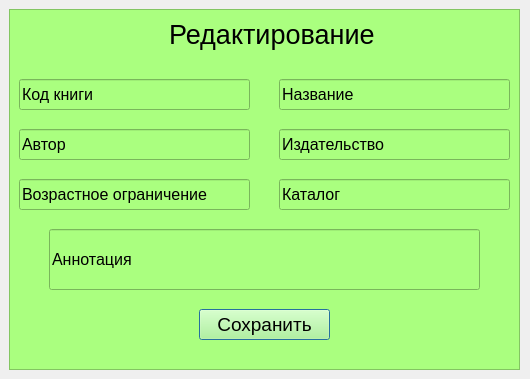
<?xml version="1.0" encoding="UTF-8"?>
<ui version="4.0">
 <class>Dialog</class>
 <widget class="QDialog" name="Dialog">
  <property name="geometry">
   <rect>
    <x>0</x>
    <y>0</y>
    <width>530</width>
    <height>379</height>
   </rect>
  </property>
  <property name="windowTitle">
   <string>Редактирование_книги</string>
  </property>
  <widget class="QFrame" name="frame">
   <property name="geometry">
    <rect>
     <x>9</x>
     <y>9</y>
     <width>511</width>
     <height>361</height>
    </rect>
   </property>
   <property name="styleSheet">
    <string notr="true">background-color:rgb(170, 255, 127)</string>
   </property>
   <property name="frameShape">
    <enum>QFrame::StyledPanel</enum>
   </property>
   <property name="frameShadow">
    <enum>QFrame::Raised</enum>
   </property>
   <widget class="QLabel" name="label">
    <property name="geometry">
     <rect>
      <x>160</x>
      <y>10</y>
      <width>211</width>
      <height>31</height>
     </rect>
    </property>
    <property name="font">
     <font>
      <pointsize>20</pointsize>
     </font>
    </property>
    <property name="text">
     <string>Редактирование</string>
    </property>
   </widget>
   <widget class="QLineEdit" name="lineEdit">
    <property name="geometry">
     <rect>
      <x>10</x>
      <y>70</y>
      <width>231</width>
      <height>31</height>
     </rect>
    </property>
    <property name="font">
     <font>
      <pointsize>12</pointsize>
     </font>
    </property>
    <property name="text">
     <string>Код книги</string>
    </property>
   </widget>
   <widget class="QLineEdit" name="lineEdit_2">
    <property name="geometry">
     <rect>
      <x>270</x>
      <y>70</y>
      <width>231</width>
      <height>31</height>
     </rect>
    </property>
    <property name="font">
     <font>
      <pointsize>12</pointsize>
     </font>
    </property>
    <property name="text">
     <string>Название</string>
    </property>
   </widget>
   <widget class="QLineEdit" name="lineEdit_3">
    <property name="geometry">
     <rect>
      <x>10</x>
      <y>120</y>
      <width>231</width>
      <height>31</height>
     </rect>
    </property>
    <property name="font">
     <font>
      <pointsize>12</pointsize>
     </font>
    </property>
    <property name="text">
     <string>Автор</string>
    </property>
   </widget>
   <widget class="QLineEdit" name="lineEdit_4">
    <property name="geometry">
     <rect>
      <x>270</x>
      <y>120</y>
      <width>231</width>
      <height>31</height>
     </rect>
    </property>
    <property name="font">
     <font>
      <pointsize>12</pointsize>
     </font>
    </property>
    <property name="text">
     <string>Издательство</string>
    </property>
   </widget>
   <widget class="QLineEdit" name="lineEdit_5">
    <property name="geometry">
     <rect>
      <x>10</x>
      <y>170</y>
      <width>231</width>
      <height>31</height>
     </rect>
    </property>
    <property name="font">
     <font>
      <pointsize>12</pointsize>
     </font>
    </property>
    <property name="text">
     <string>Возрастное ограничение</string>
    </property>
   </widget>
   <widget class="QLineEdit" name="lineEdit_6">
    <property name="geometry">
     <rect>
      <x>270</x>
      <y>170</y>
      <width>231</width>
      <height>31</height>
     </rect>
    </property>
    <property name="font">
     <font>
      <pointsize>12</pointsize>
     </font>
    </property>
    <property name="text">
     <string>Каталог</string>
    </property>
   </widget>
   <widget class="QLineEdit" name="lineEdit_7">
    <property name="geometry">
     <rect>
      <x>40</x>
      <y>220</y>
      <width>431</width>
      <height>61</height>
     </rect>
    </property>
    <property name="font">
     <font>
      <pointsize>12</pointsize>
     </font>
    </property>
    <property name="text">
     <string>Аннотация</string>
    </property>
   </widget>
   <widget class="QPushButton" name="pushButton">
    <property name="geometry">
     <rect>
      <x>190</x>
      <y>300</y>
      <width>131</width>
      <height>31</height>
     </rect>
    </property>
    <property name="font">
     <font>
      <pointsize>14</pointsize>
     </font>
    </property>
    <property name="text">
     <string>Сохранить</string>
    </property>
   </widget>
  </widget>
 </widget>
 <resources/>
 <connections/>
</ui>
